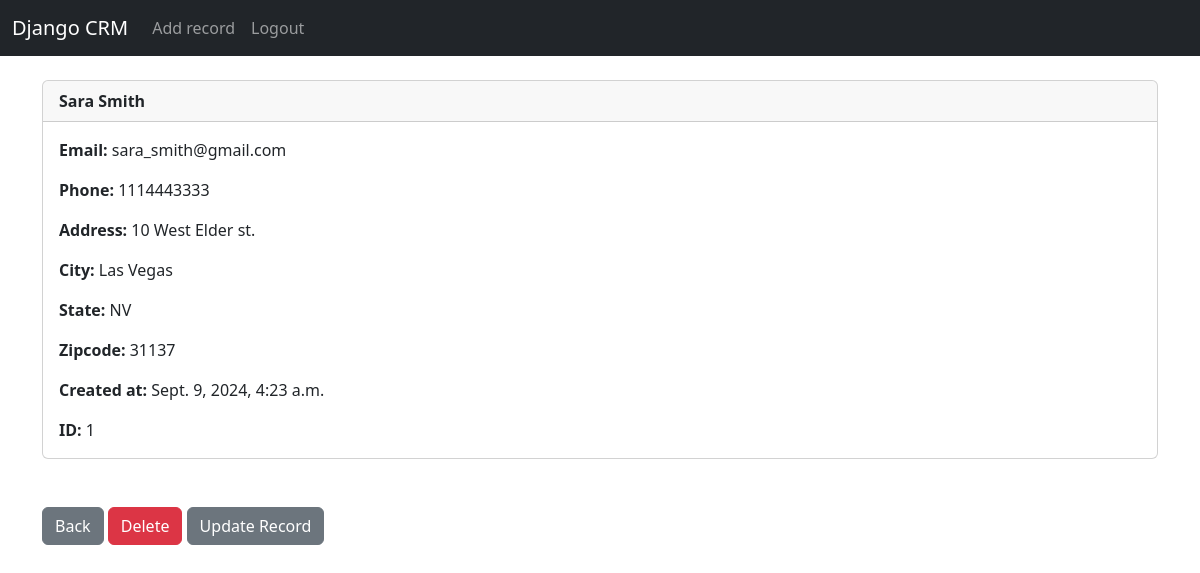
The page /record/1 (signed in) on the database its author committed.
### website/models.py (models this page shows, shortened)
class Record (models.Model):
    created_at = models.DateTimeField (auto_now_add=True)
    first_name = models.CharField(max_length=50)
    last_name =  models.CharField(max_length=50)
    email =  models.CharField(max_length=100)
    phone =  models.CharField(max_length=15)
    address =  models.CharField(max_length=50)
    city =  models.CharField(max_length=50)
    state =  models.CharField(max_length=50)
    zipcode = models.CharField(max_length=20)

### website/views.py (the view)
# urls.py: path('record/<str:id>', views.record , name='record'),
def record (request , id):
        if (request.user.is_authenticated):
            record = Record.objects.get(id=id)
            return render (request , 'record.html' , {'record' : record})
        else :
             messages.success(request , 'you must be logged in to view this record ..')
             return redirect ('home')

### website/templates/record.html
{% extends 'base.html' %}
{% block content %}
<div class="card">
    <div class="card-header">
        <strong>
        {{record.first_name}}
        {{record.last_name}}
    </strong>
    </div>
    <div class="card-body">
        <p class="card-text"> <strong> Email: </strong>  {{record.email}}</p>
        <p class="card-text"> <strong> Phone:  </strong> {{record.phone}} </p>
        <p class="card-text"> <strong>Address:  </strong>{{record.address}} </p>
        <p class="card-text"> <strong> City: </strong>{{record.city}} </p>
        <p class="card-text"> <strong>State: </strong>  {{record.state}} </p>
        <p class="card-text"> <strong>Zipcode: </strong> {{record.zipcode}}</p>
        <p class="card-text"> <strong>Created at: </strong> {{record.created_at}} </p>
        <p class="card-text"> <strong>ID: </strong> {{record.id}}</p>
    </div>
  </div>
    <br>
    <br>
    <a href="{%url 'home' %}" class="btn btn-secondary">Back</a>
    <a href="{%url 'delete_record' record.id %}" class="btn btn-danger">Delete</a>
    <a href="{%url 'update_record' record.id %}" class="btn btn-secondary">Update Record</a>
{% endblock %}

### rows shown on the page
Record: first_name "Sara", last_name "Smith", email "sara_smith@gmail.com", phone "1114443333", address "10 West Elder st.", city "Las Vegas", state "NV", zipcode "31137", created_at "Sept. 9, 2024, 4:23 a.m.", id "1"
